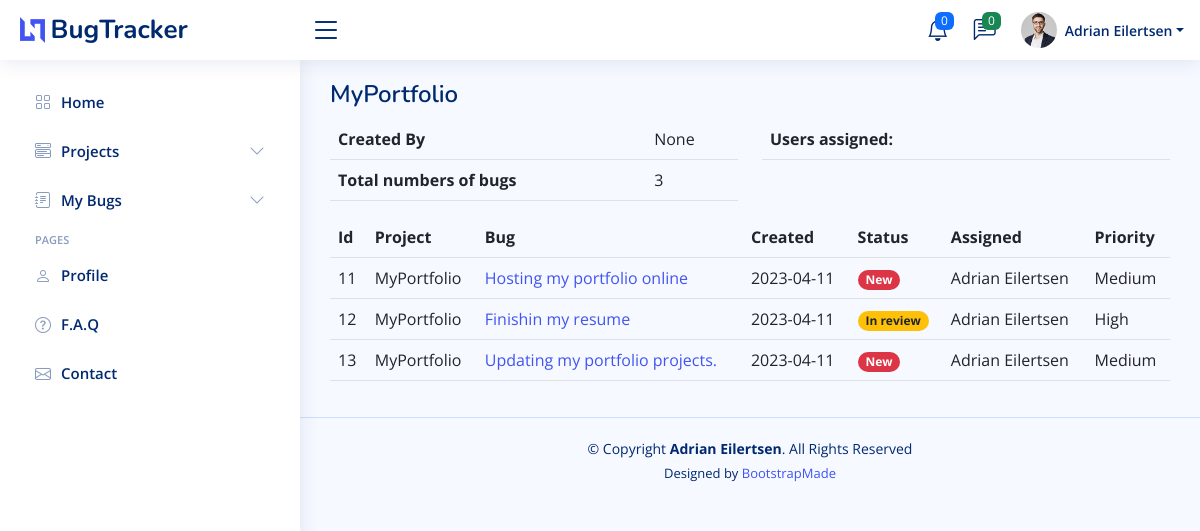
/project/2 (signed in), run on the app's committed database.
### db.py (models this page shows)
class User(UserMixin, db.Model):
    __tablename__ = "user"
    id = db.Column(db.Integer, primary_key=True)
    name = db.Column(db.String(250), nullable=False, unique=True)
    email = db.Column(db.String(250), unique=True, nullable=False)
    password = db.Column(db.String(250), nullable=False)
    bugs = relationship("Bug", back_populates="assigned")
    comments = relationship("Comment", back_populates="comment_author")
    projects = db.relationship("Project", secondary=project_user, back_populates="users")

class Project(db.Model):
    __tablename__ = "project"
    id = db.Column(db.Integer, primary_key=True)
    name = db.Column(db.String(250), nullable=False, unique=True)
    users = db.relationship("User", secondary=project_user, back_populates="projects")
    creator = db.Column(db.String, db.ForeignKey("user.name"))
    bugs = relationship("Bug", back_populates="project")

class Bug(db.Model):
    __tablename__ = "bug"
    id = db.Column(db.Integer, primary_key=True)
    title = db.Column(db.String(250), nullable=False)
    description = db.Column(db.String(250), nullable=False)
    reporter = db.Column(db.String, db.ForeignKey("user.name"))
    date = db.Column(db.String(250), nullable=False)
    status = db.Column(db.Integer, nullable=False)
    priority = db.Column(db.String(250), nullable=False)
    project_id = db.Column(db.String, db.ForeignKey("project.name"))
    project = relationship("Project", back_populates="bugs")
    comment = relationship("Comment", back_populates="parent_bug")
    assigned = relationship("User", back_populates="bugs")

### main.py (the view)
@app.route("/project/<int:index>", methods=["GET", "POST"])
def project(index):
    bugs_data = get_table_data(Bug)
    project_data = get_table_data(Project)
    project = Project.query.get(index)
    return render_template("project.html", bugs=bugs_data, project=project_data, current_project=project, logged_in=current_user.is_authenticated)

### functions.py (called while the page is built)
def get_table_data(tablename):
    return db.session.query(tablename).all()

### main.py (called while the page is built)
@lm.user_loader
def load_user(user_id):
    return User.query.get(int(user_id))

### templates/project.html (shortened to what this page needs)
<!DOCTYPE html>
<html lang="en">
{% import "bootstrap/wtf.html" as wtf %}
{% include "header.html" %}
<body>
{% include "navbar.html" %}
<main id="main" class="main">
  <div class="pagetitle">
    <div class="row">
      <div class="col-6">
        <h1>{{ current_project.name }}</h1>
      </div>
    </div>
  </div>
  <section class="section">
    <div class="row">
      <div class="col">
        <table class="table">
          <tbody>
            <tr>
              <th scope="row">Created By</th>
              <td colspan="2">{{ current_project.creator }}</td>
            </tr>
            <tr>
              <th scope="row">Total numbers of bugs</th>
              <td colspan="2">{{ current_project.bugs|length }}</td>
            </tr>
          </tbody>
        </table>
      </div>
      <div class="col">
        <table class="table">
          <thead>
            <th scope="row">Users assigned:</th>
          </thead>
        </table>
      </div>
    </div>
  </section>
  <section class="section">
    <div class="row">
      <div class="col">
        <table class="table table-hover">
          <thead>
          <tr>
            <th scope="col">Id</th>
            <th scope="col">Project</th>
            <th scope="col">Bug</th>
            <th scope="col">Created</th>
            <th scope="col">Status</th>
            <th scope="col">Assigned</th>
            <th scope="col">Priority</th>
          </tr>
          </thead>
          <tbody>
          {% for bug in bugs %}
          {% if bug.project_id == current_project.name %}
          <tr id="tr-{{ bug.id }}">
            <td data-label="Id" scope="row">{{ bug.id }}</td>
            <td data-label="Project">{{ bug.project_id }}</td>
            <td data-label="Bug"><a href="{{ url_for('bug', index=bug.id) }}">{{ bug.title }}</a></td>
            <td data-label="Date">{{ bug.date }}</td>
            <td data-label="Status">
              {% if bug.status == 0 %}
              <span class="badge rounded-pill bg-danger">New</span>
              {% elif bug.status == 1 %}
              <span class="badge rounded-pill bg-info text-dark">In progress</span>
              {% elif bug.status == 2 %}
              <span class="badge rounded-pill bg-warning text-dark">In review</span>
              {% elif bug.status == 3 %}
              <span class="badge rounded-pill bg-success">Completed</span>
              {% endif %}
            </td>
            <td data-label="Assigned">{{ bug.assigned.name }}</td>
            <td class="table-data-hidden" data-label="Priority">{{ bug.priority }}</td>
          </tr>
          {% endif %}
          {% endfor %}
          </tbody>
        </table>
      </div>
    </div>
  </section>
</main>
{% include "footer.html" %}
</body>
</html>

### templates/navbar.html (shortened to what this page needs)
<header id="header" class="header fixed-top d-flex align-items-center">
  <div class="d-flex align-items-center justify-content-between">
    <a href="{{ url_for('home') }}" class="logo d-flex align-items-center">
      <img src="{{ url_for('static', filename='assets/img/logo.png') }}" alt="">
      <span class="d-none d-lg-block">BugTracker</span>
    </a>
    <i class="bi bi-list toggle-sidebar-btn"></i>
  </div>
  <nav class="header-nav ms-auto">
    <ul class="d-flex align-items-center">
      <li class="nav-item dropdown">
        <a class="nav-link nav-icon" href="#" data-bs-toggle="dropdown">
          <i class="bi bi-bell"></i>
          <span class="badge bg-primary badge-number">0</span>
        </a>
      </li>
      <li class="nav-item dropdown">
        <a class="nav-link nav-icon" href="#" data-bs-toggle="dropdown">
          <i class="bi bi-chat-left-text"></i>
          <span class="badge bg-success badge-number">0</span>
        </a>
      </li>
      <li class="nav-item dropdown pe-3">
        {% if not logged_in %}
        <a href="{{ url_for('login') }}" type=button class="btn btn-outline-primary">Log in</a>
        {% else %}
        <a class="nav-link nav-profile d-flex align-items-center pe-0" href="#" data-bs-toggle="dropdown">
          <img src="{{ url_for('static', filename='assets/img/profile-img.jpg') }}" alt="Profile"
               class="rounded-circle">
          <span class="d-none d-md-block dropdown-toggle ps-2">{{ current_user.name }}</span>
        </a>
          </li>
        </ul>
        {% endif %}
  </nav>
</header>
<aside id="sidebar" class="sidebar">
  <ul class="sidebar-nav" id="sidebar-nav">
    <li class="nav-item">
      <a class="nav-link collapsed" href="{{ url_for('home') }}">
        <i class="bi bi-grid"></i>
        <span>Home</span>
      </a>
    </li>
    <li class="nav-item">
      <a class="nav-link collapsed" data-bs-target="#components-nav" data-bs-toggle="collapse" href="#">
        <i class="bi bi-menu-button-wide"></i><span>Projects</span><i class="bi bi-chevron-down ms-auto"></i>
      </a>
    </li>
    <li class="nav-item">
      <a class="nav-link collapsed" data-bs-target="#forms-nav" data-bs-toggle="collapse" href="#">
        <i class="bi bi-journal-text"></i><span>My Bugs</span><i class="bi bi-chevron-down ms-auto"></i>
      </a>
    </li>
    <li class="nav-heading">Pages</li>
    <li class="nav-item">
      <a class="nav-link collapsed" href="">
        <i class="bi bi-person"></i>
        <span>Profile</span>
      </a>
    </li>
    <li class="nav-item">
      <a class="nav-link collapsed" href="">
        <i class="bi bi-question-circle"></i>
        <span>F.A.Q</span>
      </a>
    </li>
    <li class="nav-item">
      <a class="nav-link collapsed" href="">
        <i class="bi bi-envelope"></i>
        <span>Contact</span>
      </a>
    </li>
  </ul>
</aside>

### static/assets/css/style.css (style rules this page uses)
:root { scroll-behavior: smooth; }
body { font-family: "Open Sans", sans-serif; background: #f6f9ff; color: #444444; }
a { color: #4154f1; text-decoration: none; }
h1, h2, h3, h4, h5, h6 { font-family: "Nunito", sans-serif; }
#main { margin-top: 60px; padding: 20px 30px; transition: all 0.3s; }
.pagetitle { margin-bottom: 10px; }
.pagetitle h1 { font-size: 24px; margin-bottom: 0; font-weight: 600; color: #012970; }
.logo { line-height: 1; }
@media (min-width: 1200px) { .logo { width: 280px; } }
.logo img { max-height: 26px; margin-right: 6px; }
.logo span { font-size: 26px; font-weight: 700; color: #012970; font-family: "Nunito", sans-serif; }
.header { transition: all 0.5s; z-index: 997; height: 60px; box-shadow: 0px 2px 20px rgba(1, 41, 112, 0.1); background-color: #fff; padding-left: 20px; }
.header .toggle-sidebar-btn { font-size: 32px; padding-left: 10px; cursor: pointer; color: #012970; }
.header-nav ul { list-style: none; }
.header-nav>ul { margin: 0; padding: 0; }
.header-nav .nav-icon { font-size: 22px; color: #012970; margin-right: 25px; position: relative; }
.header-nav .nav-profile { color: #012970; }
.header-nav .nav-profile img { max-height: 36px; }
.header-nav .nav-profile span { font-size: 14px; font-weight: 600; }
.header-nav .badge-number { position: absolute; inset: -2px -5px auto auto; font-weight: normal; font-size: 12px; padding: 3px 6px; }
.sidebar { position: fixed; top: 60px; left: 0; bottom: 0; width: 300px; z-index: 996; transition: all 0.3s; padding: 20px; overflow-y: auto; scrollbar-width: thin; scrollbar-color: #aab7cf transparent; box-shadow: 0px 0px 20px rgba(1, 41, 112, 0.1); background-color: #fff; }
@media (min-width: 1200px) { #main, #footer { margin-left: 300px; } }
.sidebar-nav { padding: 0; margin: 0; list-style: none; }
.sidebar-nav li { padding: 0; margin: 0; list-style: none; }
.sidebar-nav .nav-item { margin-bottom: 5px; }
.sidebar-nav .nav-heading { font-size: 11px; text-transform: uppercase; color: #899bbd; font-weight: 600; margin: 10px 0 5px 15px; }
.sidebar-nav .nav-link { display: flex; align-items: center; font-size: 15px; font-weight: 600; color: #4154f1; transition: 0.3; background: #f6f9ff; padding: 10px 15px; border-radius: 4px; }
.sidebar-nav .nav-link i { font-size: 16px; margin-right: 10px; color: #4154f1; }
.sidebar-nav .nav-link.collapsed { color: #012970; background: #fff; }
.sidebar-nav .nav-link.collapsed i { color: #899bbd; }
.sidebar-nav .nav-link .bi-chevron-down { margin-right: 0; transition: transform 0.2s ease-in-out; }

### data on the page
User: name "Adrian Eilertsen"
Project: name "MyPortfolio", creator "None"
Bug: id "11", project_id "MyPortfolio", title "Hosting my portfolio online", date "2023-04-11", status "New", assigned.name "Adrian Eilertsen", priority "Medium"
Bug: id "12", project_id "MyPortfolio", title "Finishin my resume", date "2023-04-11", status "In review", assigned.name "Adrian Eilertsen", priority "High"
Bug: id "13", project_id "MyPortfolio", title "Updating my portfolio projects.", date "2023-04-11", status "New", assigned.name "Adrian Eilertsen", priority "Medium"

### other printed values
{{ current_project.bugs|length }} "3"
